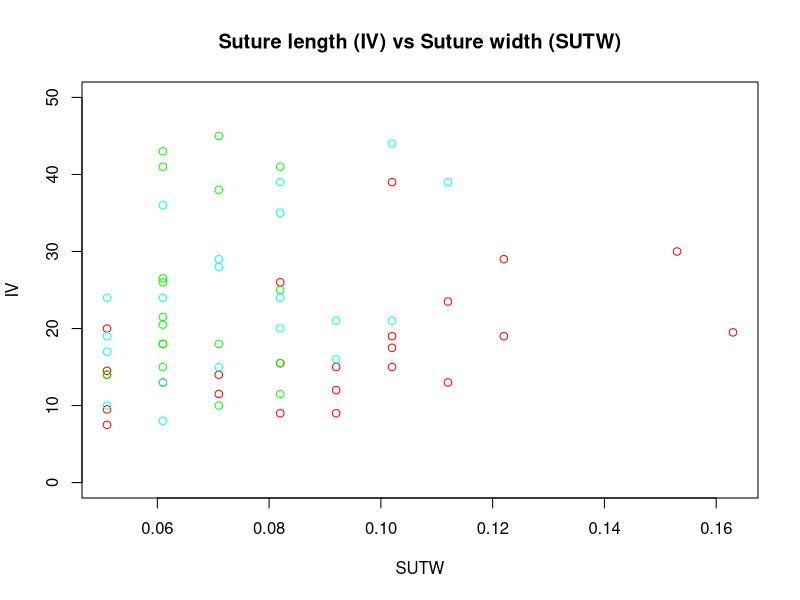
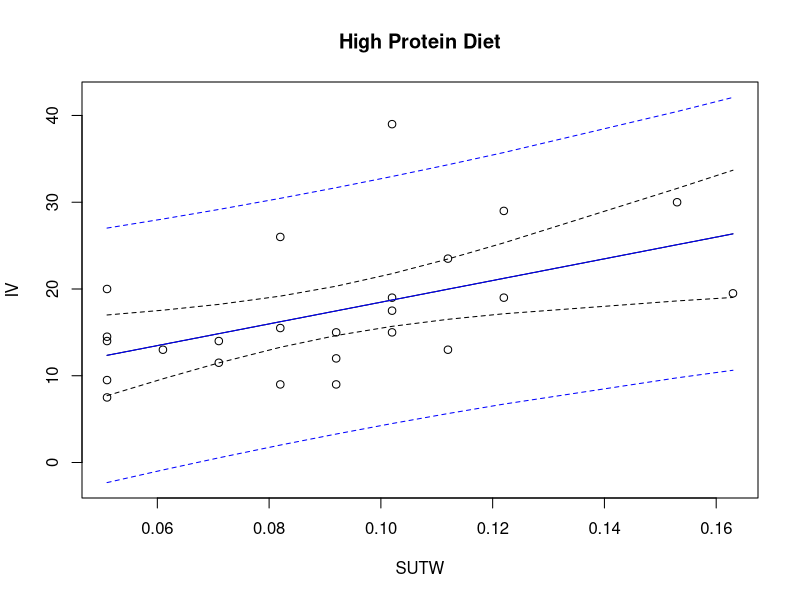
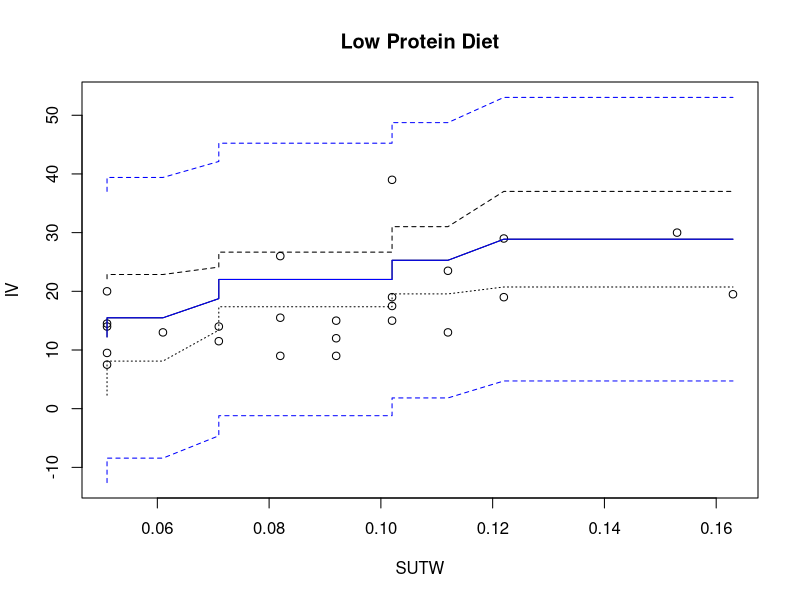
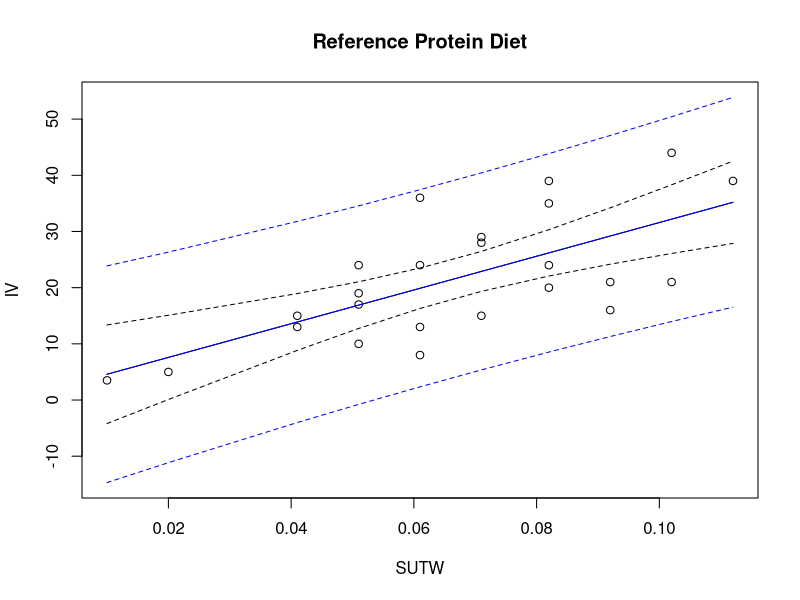

Source code (R) for these figures, in order:
## ---- chunk 1
knitr::opts_chunk$set(echo = TRUE)
## ---- chunk 2
dir <- getwd()
setwd(dir)
## ---- chunk 3
all.diet = read.csv("All_Diet.csv")
## ---- chunk 4
cor(all.diet[,2:3])
cor.test(all.diet$IV, all.diet$SUTW, method = "spearman")
## ---- chunk 5
high.diet = read.csv("High_Diet.csv")
low.diet = read.csv("Low_Diet.csv")
reference.diet = read.csv("Reference_Diet.csv")

## ---- chunk 6
plot(high.diet$IV ~ high.diet$SUTW, col = "red", ylim = c(0,50), xlab="SUTW",ylab="IV",
     main = "Suture length (IV) vs Suture width (SUTW)")
points(low.diet$IV ~ low.diet$SUTW, col = "green")
points(reference.diet$IV ~ reference.diet$SUTW, col = "cyan")

## ---- chunk 7
high.diet = read.csv("High_Diet.csv")
## ---- chunk 8
attach(high.diet)

## ---- chunk 9
cor(high.diet[,2:3])
## ---- chunk 10
# Determine significance of our correlation
cor.test(high.diet$IV, high.diet$SUTW, method = "spearman")
## ---- chunk 11
cor.test(high.diet$IV, high.diet$SUTW, method = "kendall")
## ---- chunk 12
high.diet.lm <- lm(high.diet$IV ~ high.diet$SUTW)
summary(high.diet.lm)
## ---- chunk 13
# Displaying  and Confidence Intervals 
high.diet.pred.dataframe <- data.frame(SUTW)
pp <- predict(high.diet.lm,int="p",newdata=high.diet.pred.dataframe)
pc <- predict(high.diet.lm,int="c",newdata=high.diet.pred.dataframe)
## ---- chunk 14
# create prediction and confidence intervals from evenly spaced x-axis values 
plot(IV ~ SUTW, main = "High Protein Diet",ylim = range(IV,pp))
pred.SUTW <- high.diet.pred.dataframe$SUTW
matlines(pred.SUTW, pc,lty=c(1,2,2),col = "black")
matlines(pred.SUTW, pp,lty=c(1,2,2),col = "blue")

## ---- chunk 15
low.diet = read.csv("Low_Diet.csv")
## ---- chunk 16
attach(low.diet)
detach(low.diet)
## ---- chunk 17
cor(low.diet[,2:3])
## ---- chunk 18
# Determine significance of our correlation
cor.test(low.diet$IV, low.diet$SUTW, method = "spearman")
## ---- chunk 19
cor.test(low.diet$IV, low.diet$SUTW, method = "kendall")
## ---- chunk 20
low.diet.lm <- lm(low.diet$IV ~ low.diet$SUTW)
summary(low.diet.lm)
## ---- chunk 21
# Displaying  and Confidence Intervals
low.diet.pred.dataframe <- data.frame(SUTW)
pp <- predict(low.diet.lm,int="p",newdata=low.diet.pred.dataframe)
pc <- predict(low.diet.lm,int="c",newdata=low.diet.pred.dataframe)

# create prediction and confidence intervals from evenly spaced x-axis values
plot(IV ~ SUTW, main = "Low Protein Diet",ylim = range(IV,pp))
pred.SUTW <- low.diet.pred.dataframe$SUTW
matlines(pred.SUTW, pc,lty=c(1,3,2),col = "black")
matlines(pred.SUTW, pp,lty=c(1,2,2),col = "blue")

## ---- chunk 22
reference.diet = read.csv("Reference_Diet.csv")
## ---- chunk 23
attach(reference.diet)
#detach(reference.diet)
## ---- chunk 24
cor(reference.diet[,2:3])
## ---- chunk 25
# Determine significance of our correlation
cor.test(reference.diet$IV, reference.diet$SUTW, method = "spearman")
## ---- chunk 26
cor.test(reference.diet$IV, reference.diet$SUTW, method = "kendall")
## ---- chunk 27
reference.diet.lm <- lm(reference.diet$IV ~ reference.diet$SUTW)
summary(reference.diet.lm)
## ---- chunk 28
# Displaying  and Confidence Intervals
reference.diet.pred.dataframe <- data.frame(SUTW)
pp <- predict(reference.diet.lm,int="p",newdata=reference.diet.pred.dataframe)
pc <- predict(reference.diet.lm,int="c",newdata=reference.diet.pred.dataframe)

## ---- chunk 29
# create prediction and confidence intervals from evenly spaced x-axis values
plot(IV ~ SUTW, main = "Reference Protein Diet",ylim = range(IV,pp))
pred.SUTW <- reference.diet.pred.dataframe$SUTW
matlines(pred.SUTW, pc,lty=c(1,2,2),col = "black")
matlines(pred.SUTW, pp,lty=c(1,2,2),col = "blue")

## ---- chunk 30


